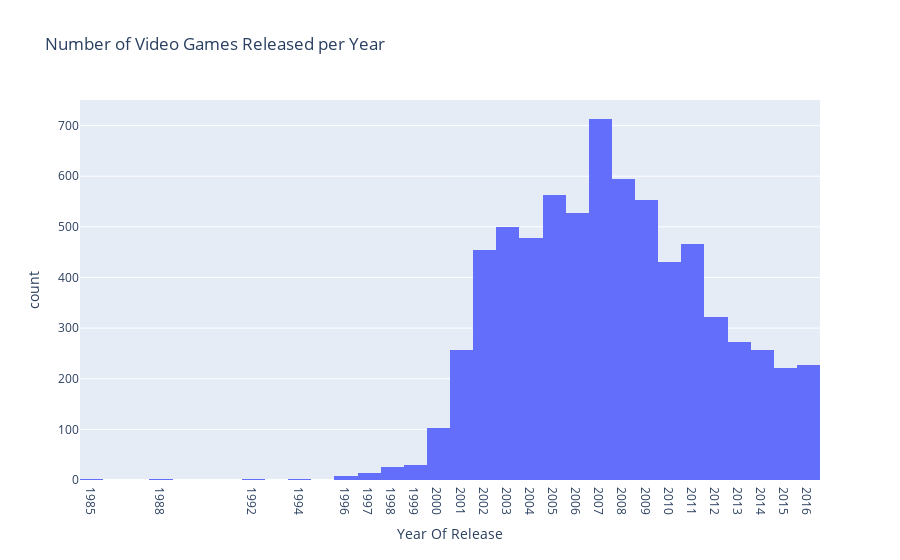

This figure's notebook cell:
### Markdown cell above
Code Meaning:
1) Use px.histogram() in order to generate a histogram titled: "Number of Video Games Released Per Year".
2) Enter the df dataframe as the data for the chart.  
3) Use the year_of_release column of the df dataframe as the x axis.
4) Assign the code to fig_1 in order to save the result.
5) Use the update_xaxes() method on fig_1 in order to arrange the x axes so that the tick values are measured by the individual unqiue values in the year_of_release column.  Set the tick text in order to list each unique value from the year_of_release column of the df dataframe on the x axis as integers.
6) Use fig_1.show() in order to display the chart.

Code Result/ Answer to Question:

### Code cell
fig_1 = px.histogram(df, x='year_of_release', labels={"year_of_release": "Year Of Release"}, title="Number of Video Games Released per Year")

fig_1.update_xaxes(tickvals=df['year_of_release'].unique(), ticktext=[int(x) for x in df['year_of_release'].unique()])
fig_1.show()

### Figure 1 — Plotly figure (JSON) as saved in the notebook; plotly's stock layout.template omitted (floating-point values rounded to 4 significant figures; data arrays with more than 128 entries replaced by an {"elided": "..."} marker saying what was removed)
{"data": [{"alignmentgroup": "True", "bingroup": "x", "hovertemplate": "Year Of Release=%{x}<br>count=%{y}<extra></extra>", "legendgroup": "", "marker": {"color": "#636efa", "pattern": {"shape": ""}}, "name": "", "offsetgroup": "", "orientation": "v", "showlegend": false, "type": "histogram", "x": {"elided": "7017 int values"}, "xaxis": "x", "yaxis": "y"}], "layout": {"barmode": "relative", "legend": {"tracegroupgap": 0}, "title": {"text": "Number of Video Games Released per Year"}, "xaxis": {"anchor": "y", "domain": [0, 1], "ticktext": [2006, 2008, 2009, 2005, 2007, 2010, 2013, 2004, 2002, 2001, 2011, 2012, 2014, 1997, 1999, 2015, 2016, 2003, 1998, 1996, 2000, 1994, 1985, 1992, 1988], "tickvals": [2006, 2008, 2009, 2005, 2007, 2010, 2013, 2004, 2002, 2001, 2011, 2012, 2014, 1997, 1999, 2015, 2016, 2003, 1998, 1996, 2000, 1994, 1985, 1992, 1988], "title": {"text": "Year Of Release"}}, "yaxis": {"anchor": "x", "domain": [0, 1], "title": {"text": "count"}}}}
